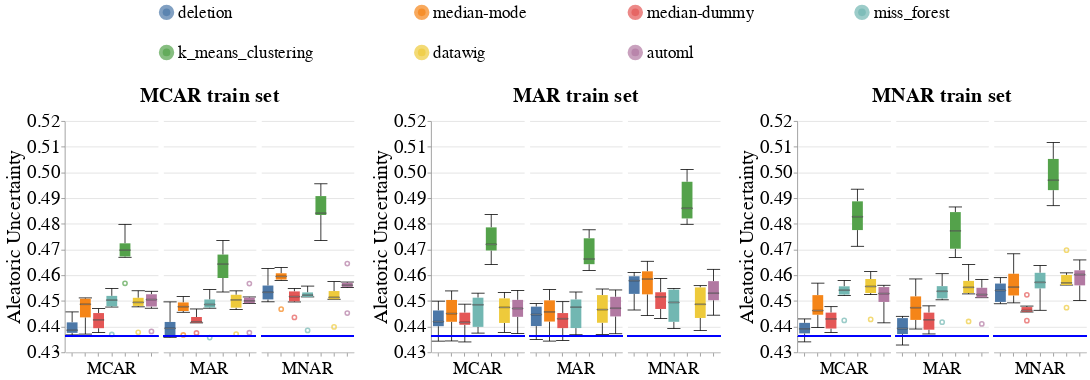

Notebook cell for this chart:
### Code cell
create_box_plots_for_diff_imputers_v2(dataset_name=DATASET_NAME,
                                      model_name='mlp_clf',
                                      metric_name='aleatoric_uncertainty',
                                      db_client=db_client)
